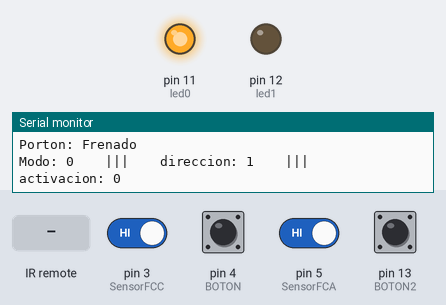
This sketch was run on a simulated Arduino Uno, built with avr-gcc and run on an emulated ATmega328P. Shown: output pins drawn as LEDs (lit = HIGH), the last lines printed to the serial monitor. The test bench sets the inputs (shaded band); at power-on: pin 3 (SensorFCC), pin 4 (BOTON), pin 5 (SensorFCA), pin 13 (BOTON2) HIGH.

Above: at 1.2 s.
1.3 s: pin 4 (BOTON) pulled LOW for 0.15 s
At 2.9 s:
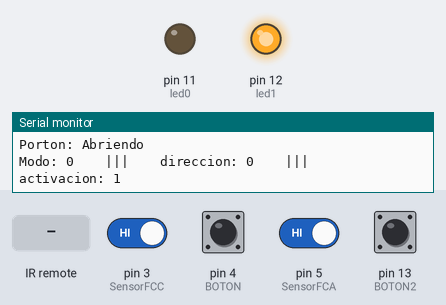
5.1 s: pin 5 (SensorFCA) driven LOW
At 7.1 s:
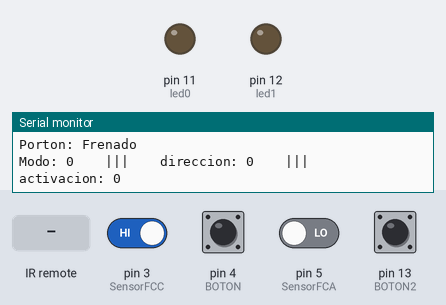
7.5 s: infrared code 0xF7D8A8 received
At 8.7 s:
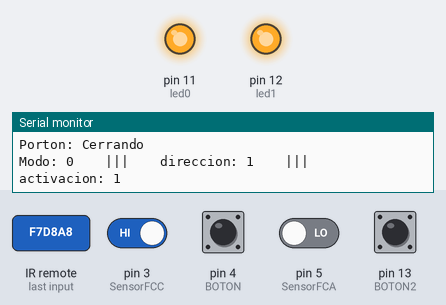
9.5 s: pin 4 (BOTON) pulled LOW for 1 s
At 11.4 s:
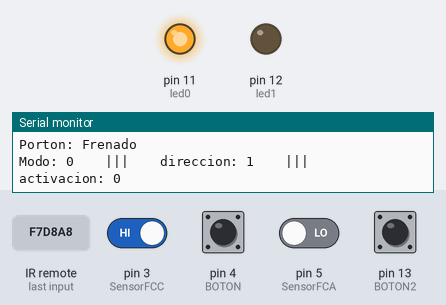
Timing chart, 0 to 12.9 s (numbered marks = the images above; inputs shaded):
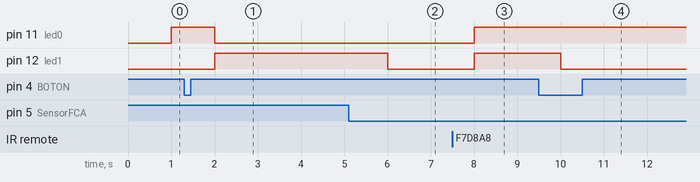

Measured:
- after the input at 1.3 s, pin 11 (led0): HIGH → LOW after 0.70 s; pin 12 (led1): LOW → HIGH after 0.70 s
- after the input at 5.1 s, pin 12 (led1): HIGH → LOW after 0.90 s
- after the input at 7.5 s, pin 11 (led0), pin 12 (led1): LOW → HIGH after 0.50 s
- after the input at 9.5 s, pin 12 (led1): HIGH → LOW after 0.50 s

The sketch:

Porton_final_copy_20240926213618.ino
```cpp
#include "var_const.h"
void setup() {
  mySwitch.enableReceive(0);  // Recepción por interrupción 0 => Eso es en el pin 2
  //pinMode(LED, OUTPUT);
  pinMode(BOTON, INPUT_PULLUP);
  pinMode(BOTON2, INPUT_PULLUP);
  pinMode(SensorFCA, INPUT_PULLUP);
  pinMode(SensorFCC, INPUT_PULLUP);
  pinMode(led0, OUTPUT);
  pinMode(led1, OUTPUT);
  Serial.begin(9600);
  estado_porton = Frenado;
}
void loop() {  // el codigo automatico corre, si se presiona el boton manual, se pausa, si se vuelve a presionar se reanuda
  if (mySwitch.available()) {
    dato = mySwitch.getReceivedValue();
    mySwitch.resetAvailable();
  }
  estado_boton = digitalRead(BOTON);
  estado_boton2 = digitalRead(BOTON2);

  if (estado_boton2 != anterior_estado_boton2) {
    delay(100);
    if (estado_boton2 == LOW) modos = !modos;
    anterior_estado_boton2 = estado_boton2;
  }

  if (estado_boton != anterior_estado_boton || dato == CODIGO) {
    delay(100);
    if (estado_boton == LOW || dato == CODIGO) {
      mySwitch.disableReceive();
      codigoValido = true;
      dato = 0;
      anterior_tiempo3 = millis();
      var_FCA = HIGH;
      var_FCC = HIGH;
      if (estado_porton == Apertura || estado_porton == Cerraje) {
        estado_porton = Frenado;
        Serial.println("boton_medio");
        condicion2 = LOW;
      } else {
        Serial.println("boton_Accion");
        direccion = !direccion;
        condicion2 = HIGH;
      }
    }
    anterior_estado_boton = estado_boton;
  }

  if (millis() - anterior_tiempo3 > INTERVALO && codigoValido == true) {
    codigoValido = false;
    mySwitch.enableReceive(0);
  }

  estado_FCA = digitalRead(SensorFCA);
  estado_FCC = digitalRead(SensorFCC);

  if (estado_FCA != anterior_estado_FCA) {
    delay(100);
    if (!estado_FCA) {
      Serial.println("FCA");
      var_FCA = LOW;
      var_FCC = HIGH;
    }
    anterior_estado_FCA = estado_FCA;
  }

  if (estado_FCC != anterior_estado_FCC) {
    delay(100);
    if (!estado_FCC) {
      Serial.println("FCC");
      var_FCC = LOW;
      var_FCA = HIGH;
    }
    anterior_estado_FCC = estado_FCC;
  }

  verificacion_estado_porton();

  if (millis() - anterior_tiempo >= espera) {
    anterior_tiempo = millis();
    switch (estado_porton) {
      case Apertura:  // Abre el porton
        abrir_porton();
        mensajes("Abriendo");
        break;

      case Cerraje:  // Cierra el porton
        cerrar_porton();
        mensajes("Cerrando");
        break;

      case Frenado:  // Frena el porton
        parar_porton();
        mensajes("Frenado");
        break;

      default:
        Serial.println("cosas raras");
        break;
    }
    Serial.print("Modo: ");
    Serial.print(modos);
    Serial.print("    |||    direccion: ");
    Serial.print(direccion);
    Serial.print("    |||    activacion: ");
    Serial.println(activacion);
    Serial.println("");
  }
}
```

var_const.h
```cpp
#include "Arduino.h"
#include <RCSwitch.h>

//Control rf
const uint32_t CODIGO = 16242856;
long dato;
bool estado = false;
bool codigoValido = false;

// Constantes pines: botones, sensores y actuadores
const uint8_t BOTON = 4;      //Acción
const uint8_t BOTON2 = 13;    //Configuración
const uint8_t SensorFCA = 5;  //Final de Carrera Abierto
const uint8_t SensorFCC = 3;  //Final de Carrera Cerrado
const uint8_t led0 = 11;      //Direccion
const uint8_t led1 = 12;      //Activacion

//Variables estado: porton, botones, sensores y tiempo
uint8_t estado_porton = LOW; //Frenado, Apertura, Cerraje
bool direccion = HIGH;  //"0" = Abriendo, "1" = Cerrando
bool activacion = LOW;  //"0" = Apagado, "1" = Encendido
bool modos = LOW;

bool estado_boton = HIGH;   //Manual
bool estado_boton2 = HIGH;  //Tempo
bool estado_boton3 = HIGH;  //MOD
bool anterior_estado_boton = HIGH;
bool anterior_estado_boton2 = HIGH;
bool anterior_estado_boton3 = HIGH;

bool estado_FCA = HIGH;
bool estado_FCC = HIGH;
bool var_FCA = HIGH;
bool var_FCC = HIGH;
bool anterior_estado_FCA = HIGH;
bool anterior_estado_FCC = HIGH;


bool condicion = HIGH;
bool condicion2 = LOW;

unsigned long anterior_tiempo = 0;
unsigned long anterior_tiempo2 = 0;
unsigned long anterior_tiempo3 = 0;
const uint16_t espera = 1000;
const uint16_t espera_temporizada = 10000;
const uint16_t INTERVALO = 1000;

//Creacion objetos
RCSwitch mySwitch = RCSwitch();

enum {  // Constantes para los estados del porton
  Frenado = 0,
  Apertura,
  Cerraje,
};

void abrir_porton() {  // Funcion para abrir el porton
  activacion = HIGH;
}
void cerrar_porton() {  // Funcion para cerrar el porton
  activacion = HIGH;
}
void parar_porton() {  // Funcion para parar el porton
  activacion = LOW;
}
void mensajes(String mensaje) {  //Prender leds, luego será reemplazada por en las funciones de arriba como las salidas
  digitalWrite(led0, direccion);
  digitalWrite(led1, activacion);
  Serial.print("Porton: ");
  Serial.println(mensaje);
}
// Funcion verificacion estados
void verificacion_estado_porton() {

  if (modos) {
    if (estado_porton == Frenado && !var_FCA && condicion) {
      anterior_tiempo2 = millis();
      condicion = LOW;
      Serial.println("321");
    }
    if (estado_porton == Frenado && !var_FCA) {
      if (millis() - anterior_tiempo2 >= espera_temporizada) {   //espera un tiempo determinado y CIERRA el porton
        anterior_tiempo2 = millis();
        estado_porton = Cerraje;
        direccion = HIGH;
        condicion = HIGH;
        Serial.println("123");
      }
    }
  }

  switch (estado_porton) {
    case Apertura:
      if (!var_FCA) estado_porton = Frenado;  //Si el porton se esta ABRIENDO y llego al FCA FRENAR el porton
      else estado_porton = Apertura;          //Abrir el porton hasta nuevo aviso
      break;

    case Cerraje:
      if (!var_FCC) estado_porton = Frenado;  //Si el porton se esta CERRANDO y llego al FCC FRENAR el porton
      else estado_porton = Cerraje;           //Cerrar el porton hasta nuevo aviso
      break;

    case Frenado:
      if (!var_FCC && var_FCA && !direccion) estado_porton = Apertura;                   //Si el porton esta QUIETO en FCC y se presionó el boton ABRIR el porton
      else if (var_FCC && !var_FCA && direccion) estado_porton = Cerraje;                //Si el porton esta QUIETO en FCA y se presiono el boton CERRAR el porton
      else if (var_FCA && var_FCC && !direccion && condicion2) estado_porton = Apertura; //Si el porton esta QUIETO en mitad de recorrido y se presionó el boton ABRIR el porton
      else if (var_FCA && var_FCC && direccion && condicion2) estado_porton = Cerraje;   //Si el porton esta QUIETO en mitad de recorrido y se presionó el boton CERRAR el porton
      else estado_porton = Frenado;  //Frenar Porton hasta nuevo aviso
      break;

    default:
      parar_porton();
      break;
  }
}
```
